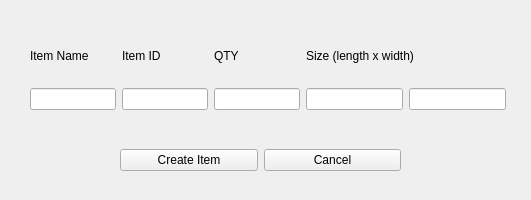
<?xml version="1.0" encoding="UTF-8"?>
<ui version="4.0">
 <class>Form</class>
 <widget class="QWidget" name="Form">
  <property name="geometry">
   <rect>
    <x>0</x>
    <y>0</y>
    <width>531</width>
    <height>200</height>
   </rect>
  </property>
  <property name="windowTitle">
   <string>Form</string>
  </property>
  <widget class="QWidget" name="horizontalLayoutWidget">
   <property name="geometry">
    <rect>
     <x>30</x>
     <y>30</y>
     <width>476</width>
     <height>80</height>
    </rect>
   </property>
   <layout class="QHBoxLayout" name="horizontalLayout">
    <item>
     <layout class="QVBoxLayout" name="verticalLayout">
      <item>
       <widget class="QLabel" name="label">
        <property name="text">
         <string>Item Name</string>
        </property>
       </widget>
      </item>
      <item>
       <widget class="QLineEdit" name="lineEdit"/>
      </item>
     </layout>
    </item>
    <item>
     <layout class="QVBoxLayout" name="verticalLayout_2">
      <item>
       <widget class="QLabel" name="label_3">
        <property name="text">
         <string>Item ID</string>
        </property>
       </widget>
      </item>
      <item>
       <widget class="QLineEdit" name="lineEdit_4"/>
      </item>
     </layout>
    </item>
    <item>
     <layout class="QVBoxLayout" name="verticalLayout_3">
      <item>
       <widget class="QLabel" name="label_4">
        <property name="text">
         <string>QTY</string>
        </property>
       </widget>
      </item>
      <item>
       <widget class="QLineEdit" name="lineEdit_5"/>
      </item>
     </layout>
    </item>
    <item>
     <layout class="QGridLayout" name="gridLayout">
      <item row="1" column="0">
       <widget class="QLineEdit" name="lineEdit_2"/>
      </item>
      <item row="1" column="1">
       <widget class="QLineEdit" name="lineEdit_3"/>
      </item>
      <item row="0" column="0" colspan="2">
       <widget class="QLabel" name="label_2">
        <property name="text">
         <string>Size (length x width)</string>
        </property>
       </widget>
      </item>
     </layout>
    </item>
   </layout>
  </widget>
  <widget class="QWidget" name="horizontalLayoutWidget_2">
   <property name="geometry">
    <rect>
     <x>120</x>
     <y>140</y>
     <width>281</width>
     <height>41</height>
    </rect>
   </property>
   <layout class="QHBoxLayout" name="horizontalLayout_2">
    <item>
     <widget class="QPushButton" name="pushButton">
      <property name="text">
       <string>Create Item</string>
      </property>
     </widget>
    </item>
    <item>
     <widget class="QPushButton" name="pushButton_2">
      <property name="text">
       <string>Cancel</string>
      </property>
     </widget>
    </item>
   </layout>
  </widget>
 </widget>
 <resources/>
 <connections/>
</ui>
